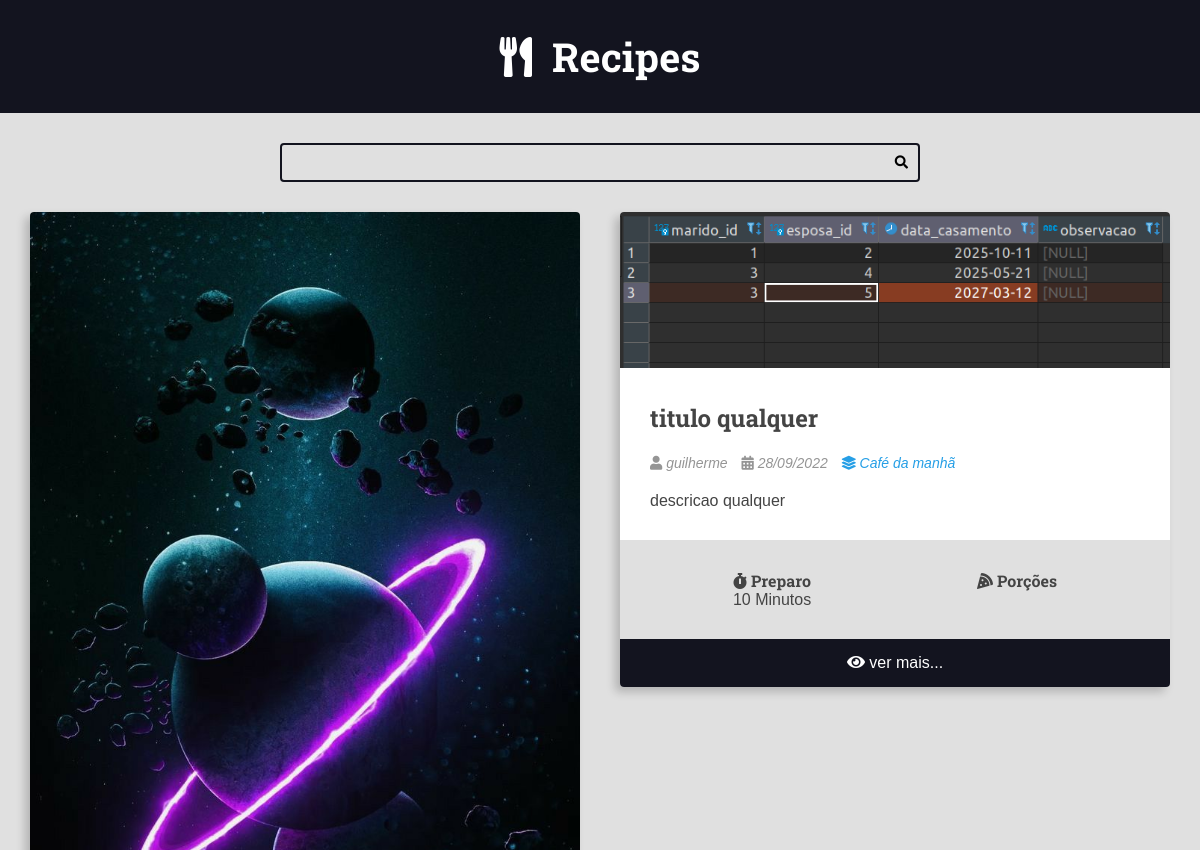
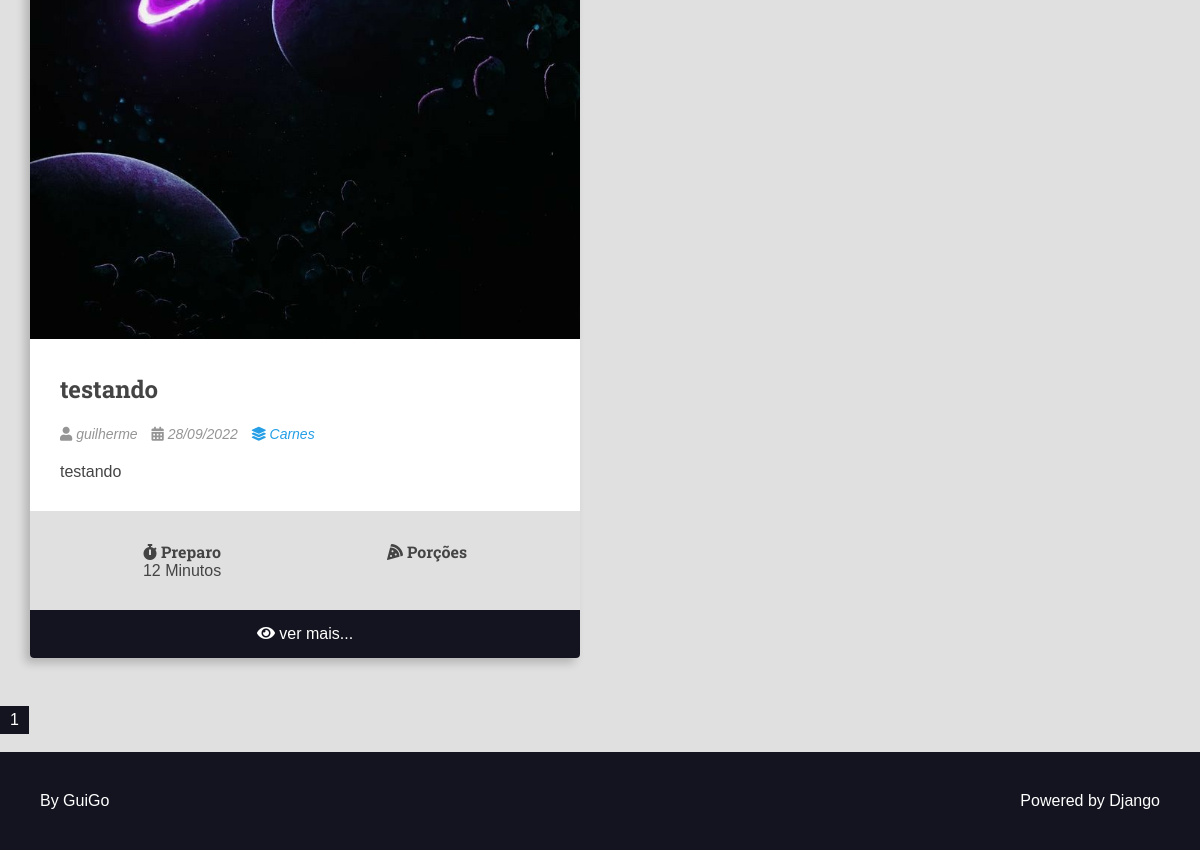
The app's page /, older data (2 pictures, top to bottom).
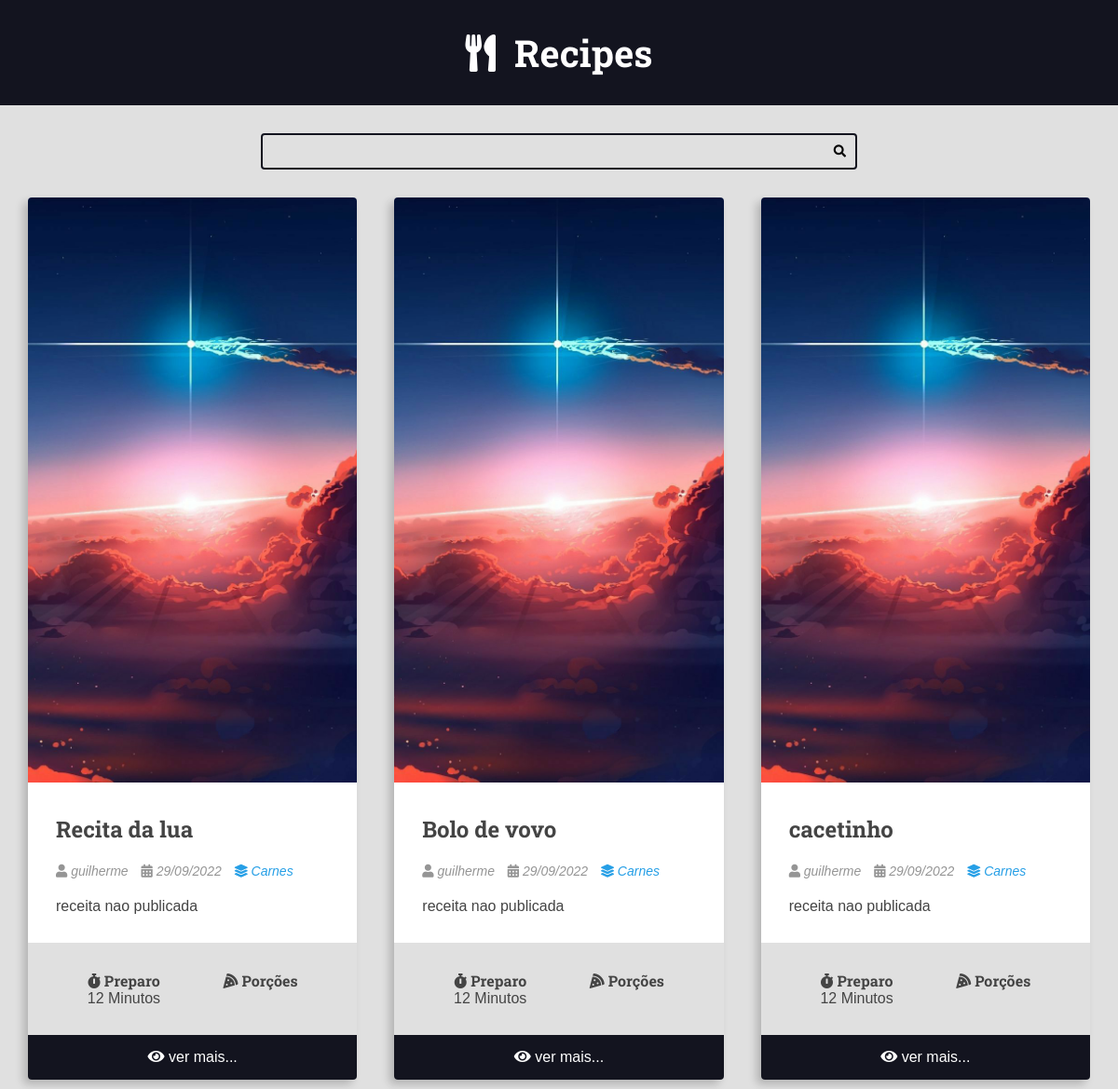
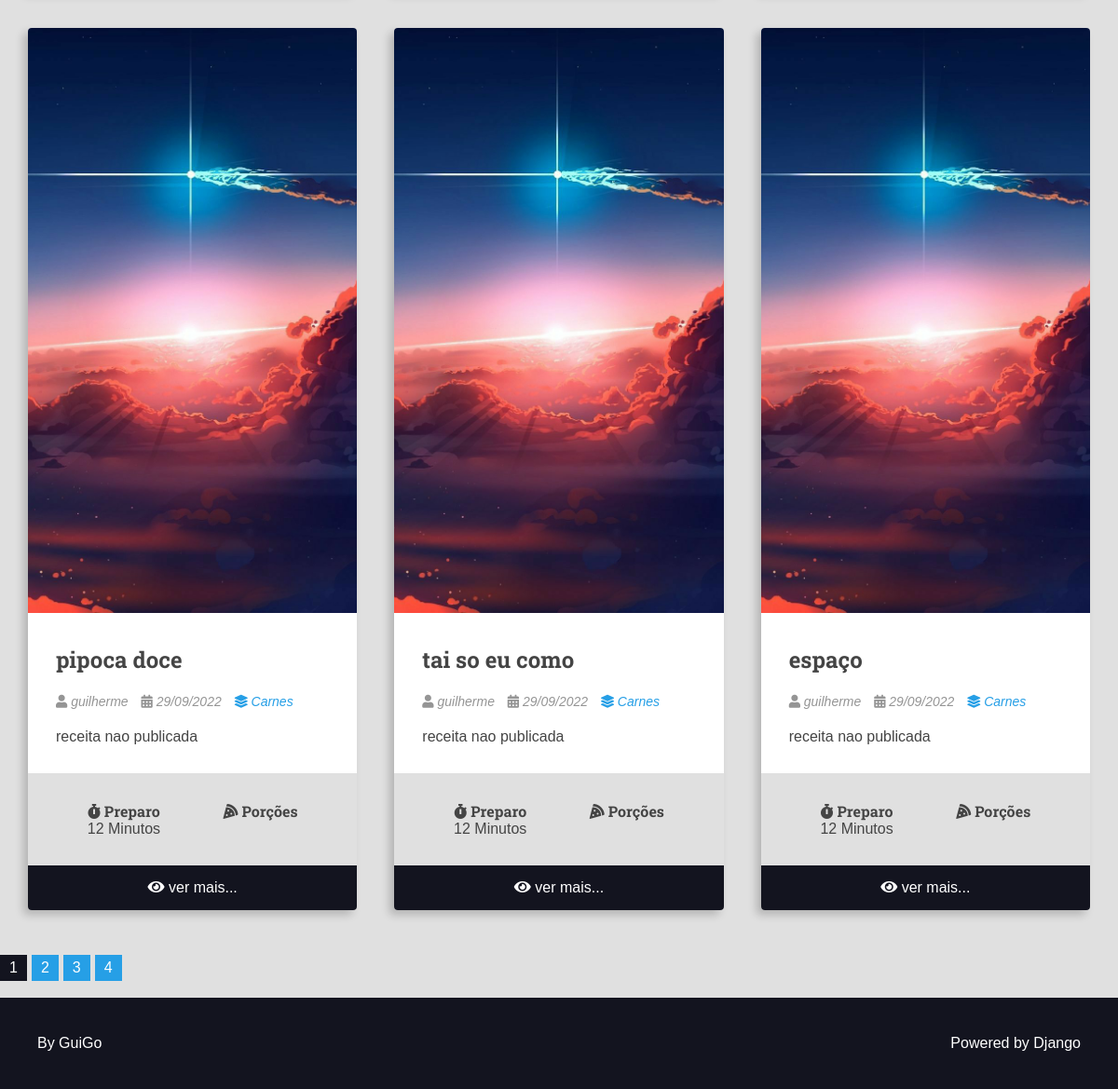
The same page, newer data (2 pictures, top to bottom).
### recipes/models.py (models this page shows, shortened)
class Recipe(models.Model):
    title = models.CharField(max_length=65)
    description = models.CharField(max_length=165)
    slug =  models.SlugField(unique=True)
    preparation_time = models.IntegerField()
    preparation_time_unit = models.CharField(max_length=65)
    servings_time = models.IntegerField()
    servings_time_unit = models.CharField(max_length=65)
    preparation_steps = models.TextField()
    preparation_steps_is_html = models.BooleanField(default=False)
    created_at = models.DateTimeField(auto_now_add=True)
    updated_at = models.DateTimeField(auto_now=True)
    is_published = models.BooleanField(default=False)
    cover = models.ImageField(upload_to='recipes/cover/%Y/%m/%d/')
    category = models.ForeignKey(
        Category, on_delete=models.SET_NULL, null=True, blank=True,
        default=None
    )
    author = models.ForeignKey(
        User, on_delete=models.SET_NULL, null=True
    )

class Category(models.Model):
    name = models.CharField(max_length=65)

### recipes/views.py (the view)
# urls.py: 2. Add a URL to urlpatterns:  path('', views.home, name='home')
    def home(self, request: HttpRequest) -> HttpResponse:
        recipes = Recipe.objects.filter(is_published=True).order_by('-id')
        paginator = Paginator(recipes, self.PER_PAGES)
        number_page = request.GET.get('page')
        page_obj = paginator.get_page(number_page)
        pagination = make_pagination(5, paginator.num_pages, page_obj.number)
        return render(request, 'recipes/pages/home.html', context={
            'page_obj': page_obj,
            'pagination': pagination,
    })

### utils/pagination.py (called while the page is built, shortened)
def make_pagination(qtd_page_busca:int, total_page:int, current_page:int):
    middle = qtd_page_busca // 2 + 1
    if qtd_page_busca >= total_page:
        return {
            'range': [i for i in range(1, total_page + 1)],
            'first_page': 1,
            'last_page': total_page,
            'first_out_range': False,
            'last_out_range': True,
            'current': current_page
        }

### recipes/templates/recipes/pages/home.html (shortened to what this page needs)
{% extends 'global/base.html' %}
{% block content %}
    <div class="main-content main-content-list container">
        {% for recipe in page_obj.object_list %}
            {% include 'recipes/partials/recipe.html' %}
        {%empty%}
        <h1>No recipes found here!</h1>
        {% endfor %}
    </div>
{% endblock content %}

### recipes/templates/recipes/partials/recipe.html (shortened to what this page needs)
<div class="recipe recipe-list-item">
    <div class="recipe-cover">
        <a href="{% url 'recipes-recipe' recipe.id %}">
            <img src="{{ recipe.cover.url }}" alt="temporario">
        </a>
    </div>
    <div class="recipe-title-container">
        <h2 class="recipe-title">{{ recipe.title }}</h2>
    </div>
    <div class="recipe-author">
        <span class="recipe-author-item">
            <i class="fas fa-user"></i>
            {% if recipe.author is not None %}
                {% if recipe.author.first_name %}
                    {{ recipe.author.first_name }}
                {% else %}
                    {{ recipe.author.username }}
                {% endif %}
            {% else %}
                Desconhecido
            {% endif %}
        </span>
        <span class="recipe-author-item">
            <i class="fas fa-calendar-alt"></i>
            {{ recipe.created_at |date:"d/m/Y" }}
        </span>
        {% if recipe.category is not None %}
            <span class="recipe-author-item">
                <a href="{% url 'recipes-category' recipe.category.id %}">
                    <i class="fas fa-layer-group"></i>
                    <span>{{ recipe.category.name }}</span>
                </a>
            </span>
        {% endif %}
    </div>
    <div class="recipe-content">
        <p>{{ recipe.description}}</p>
    </div>
    <div class="recipe-meta-container">
        <div class="recipe-meta recipe-preparation">
            <h3 class="recipe-meta-title"><i class="fas fa-stopwatch"></i> Preparo</h3>
            <div class="recipe-meta-text">
                {{ recipe.preparation_time }} {{ recipe.preparation_time_unit }}
            </div>
        </div>
        <div class="recipe-meta recipe-servings">
            <h3 class="recipe-meta-title"><i class="fas fa-pizza-slice"></i> Porções</h3>
        </div>
    </div>
    {% if not isDetailPage %}
    <footer class="recipe-footer">
        <a class="recipe-read-more button button-dark button-full-width" href="{% url 'recipes-recipe' recipe.id %} ">
            <i class="fas fa-eye"></i>
            <span>ver mais...</span>
        </a>
    </footer>
    {% endif %}
</div>

Row changes from the older to the newer data that the page shows:
no longer on this page (row edited): Recipe: cover (picture), title "testando", author.username "guilherme", created_at "28/09/2022", category.name "Carnes", description "testando", preparation_time "12", preparation_time_unit "Minutos"
no longer on this page (row edited): Recipe: cover (picture), title "titulo qualquer", author.username "guilherme", created_at "28/09/2022", category.name "Café da manhã", description "descricao qualquer", preparation_time "10", preparation_time_unit "Minutos"
added Recipe: cover (picture), title "Recita da lua", author.username "guilherme", created_at "29/09/2022", category.name "Carnes", description "receita nao publicada", preparation_time "12", preparation_time_unit "Minutos"
added Recipe: cover (picture), title "Bolo de vovo", author.username "guilherme", created_at "29/09/2022", category.name "Carnes", description "receita nao publicada", preparation_time "12", preparation_time_unit "Minutos"
added Recipe: cover (picture), title "cacetinho", author.username "guilherme", created_at "29/09/2022", category.name "Carnes", description "receita nao publicada", preparation_time "12", preparation_time_unit "Minutos"
added Recipe: cover (picture), title "pipoca doce", author.username "guilherme", created_at "29/09/2022", category.name "Carnes", description "receita nao publicada", preparation_time "12", preparation_time_unit "Minutos"
added Recipe: cover (picture), title "tai so eu como", author.username "guilherme", created_at "29/09/2022", category.name "Carnes", description "receita nao publicada", preparation_time "12", preparation_time_unit "Minutos"
added Recipe: cover (picture), title "espaço", author.username "guilherme", created_at "29/09/2022", category.name "Carnes", description "receita nao publicada", preparation_time "12", preparation_time_unit "Minutos"
Text that changed along with them:
new list line: "2"
new list line: "3"
new list line: "4"
